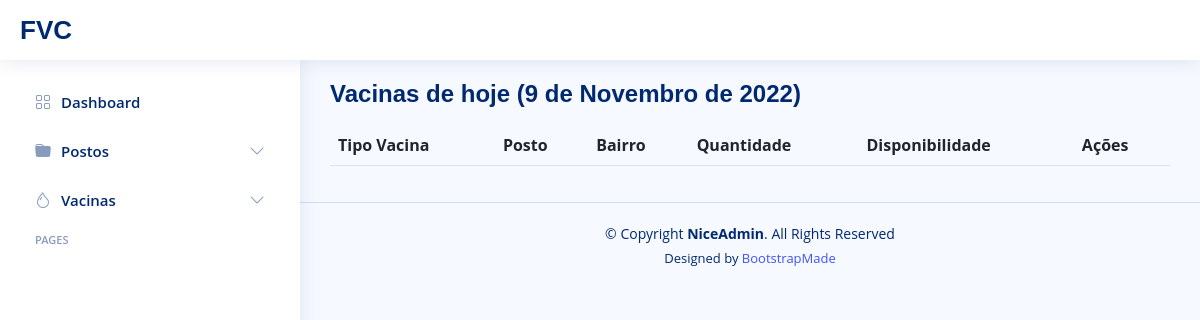
The app's page /, older data.
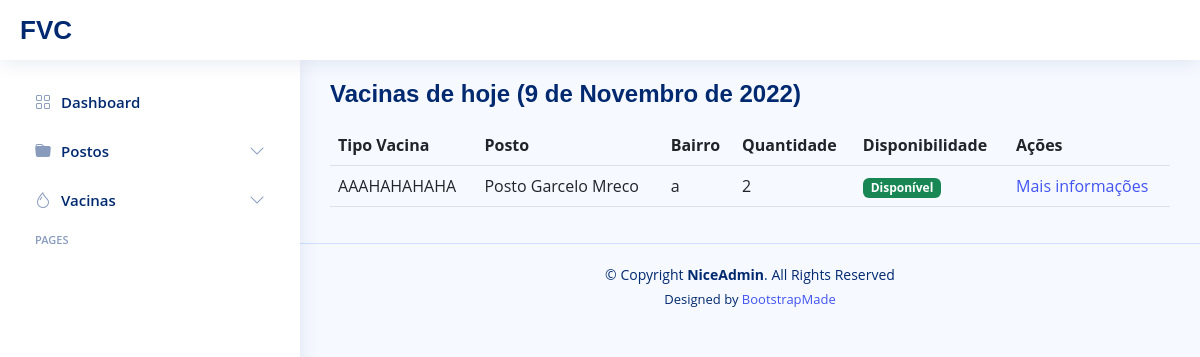
The same page, newer data.
### core/models.py (models this page shows, shortened)
class vacinas(models.Model):
    DISPONIBILIDADE_CHOICES=[
        [1, "Disponível"],
        [0, "Indisponível"]
    ]
    vac_tipo_vacina = models.CharField(max_length = 120)
    vac_lote = models.CharField(max_length = 45)
    vac_fabricante = models.CharField(max_length = 45)
    vac_descricao = models.TextField(max_length = 300)
    vac_quantidade = models.IntegerField()
    vac_disponibilidade = models.BooleanField(choices=DISPONIBILIDADE_CHOICES)
    vac_contraindicacao = models.TextField(max_length = 300)
    vac_reacoes = models.TextField(max_length = 300)
    vac_data_fabricacao = models.DateField()
    vac_data_validade = models.DateField()
    vac_data_recebimento = models.DateField()
    vac_posto = models.ForeignKey("Postos", on_delete=models.CASCADE, related_name='Vacinas')
    vac_dias = models.ManyToManyField("Dias", related_name = "Vacinas")
    class Meta:
        verbose_name_plural = "Vacinas"

class postos(models.Model):
    pos_nome = models.CharField(max_length = 120)
    pos_cep = models.CharField(max_length = 45)
    pos_rua = models.CharField(max_length = 45)
    pos_bairro = models.CharField(max_length = 45)
    pos_numero = models.IntegerField()
    pos_logradouro = models.CharField(max_length = 45)
    pos_telefone = models.CharField(max_length = 45)
    def __str__(self):
        return (self.pos_nome)
    class Meta:
        verbose_name_plural = "Postos"

### core/views.py (the view)
# urls.py: path('', views.vac_day_index),
def vac_day_index(request):
    hoje = timezone.now()
    data = hoje.isoweekday()
    x = date.today()
    vacina = vacinas.objects.filter(vac_disponibilidade = 1, vac_dias = data)
    pacote = {"vacinaChave": vacina, "dia":x}
    return render(request, "vac-day-index.html", pacote)

### core/templates/vac-day-index.html (shortened to what this page needs)
{%extends 'layouts/user-layout.html'%}
{%block page-name%}Vacinas de hoje ({{dia}}){%endblock page-name%}
{%block main-content%}
<table class="table">
  <thead>
    <tr>
      <th scope="col">Tipo Vacina</th>
      <th scope="col">Posto</th>
      <th scope="col">Bairro</th>
      <th scope="col">Quantidade</th>
      <th scope="col">Disponibilidade</th>
      <th scope="col">Ações</th>
    </tr>
  </thead>
  <tbody>
    {%for i in vacinaChave%}
    <tr>
        <td>{{i.vac_tipo_vacina}}</td>
        <td>{{i.vac_posto}}</td>
        <td>{{i.vac_posto.pos_bairro}}</td>
        <td>{{i.vac_quantidade}}</td>
        {%if i.vac_disponibilidade%}
        <td><span class="badge bg-success">Disponível</span></td>
        {% else %}
        <td><span class="badge bg-danger">Indisponível</span></td>
        {% endif %}
        <td>
            <a href="{%url 'show_vacinas' i.id%}">Mais informações</a>
        </td>
    </tr>
    {%endfor%}
  </tbody>
</table>
{%endblock main-content%}

Row changes from the older to the newer data that the page shows:
added vacinas: vac_tipo_vacina "AAAHAHAHAHA", vac_posto "Posto Garcelo Mreco", vac_posto.pos_bairro "a", vac_quantidade "2", vac_disponibilidade "Disponível"
